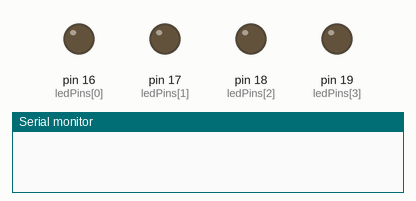
The sketch below on a simulated Arduino Uno, built with avr-gcc and run on an emulated ATmega328P. On the bench: output pins drawn as LEDs (lit = HIGH), the last lines printed to the serial monitor.

Above: at 0.1 s.
At 0.7 s:
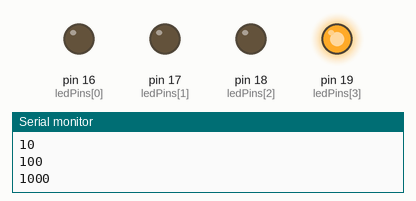
At 1.3 s:
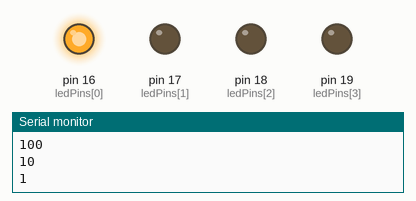
At 2.1 s:
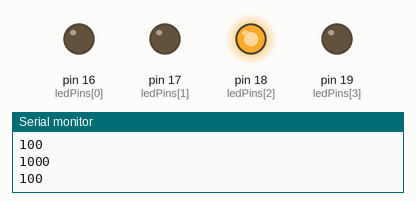
At 2.7 s:
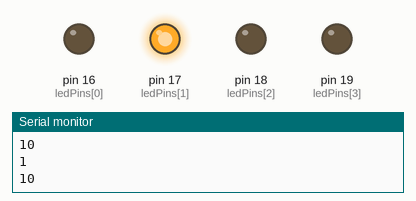
Timing chart, 0 to 3.0 s (numbered marks = the images above):
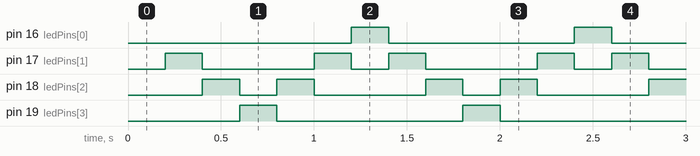

Measured:
- by itself, pin 16 (ledPins[0]), pin 19 (ledPins[3]): alternates HIGH for 0.20 s and LOW for 1.0 s
- by itself, pin 17 (ledPins[1]): repeats every 1.2 s: LOW 0.60 s, HIGH 0.20 s, LOW 0.20 s, HIGH 0.20 s
- by itself, pin 18 (ledPins[2]): repeats every 1.2 s: LOW 0.20 s, HIGH 0.20 s, LOW 0.60 s, HIGH 0.20 s

The sketch:

bit-chaser.ino
```cpp
const byte MSB = 0b1000;
const byte LSB = 0b0001;
byte ledMask = 0b0001;
bool movingLeft = true;

const int ledPins[] = { 16, 17, 18, 19 };
const int numberOfLeds = sizeof(ledPins) / sizeof(ledPins[0]);

unsigned long lastCheck = 0;
const unsigned long interval = 200;

byte moveLed() {
  if (movingLeft) {
    ledMask <<= 1;
    if (ledMask == MSB) { movingLeft = !movingLeft; }
    return ledMask;
  }
  if (!movingLeft) {
    ledMask >>= 1;
    if (ledMask == LSB) { movingLeft = true; }
    return ledMask;
  }
}

void lightUpLed(byte Mask) {
  for (int i = 0; i < numberOfLeds; i++) {
    digitalWrite(ledPins[i], bitRead(Mask, i));
  }
}

void setup() {
  for (int i = 0; i < numberOfLeds; i++) {
    pinMode(ledPins[i], OUTPUT);
  }
  Serial.begin(115200);
}

void loop() {
  unsigned long now = millis();
  if (now - lastCheck >= interval) {
    lightUpLed(moveLed());
    lastCheck = now;
    Serial.println(ledMask, BIN);
  }
}
```
